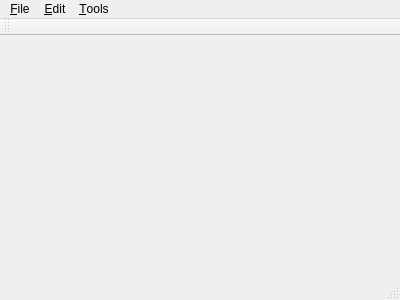
<?xml version="1.0" encoding="UTF-8"?>
<ui version="4.0">
 <class>BinGrokWindow</class>
 <widget class="QMainWindow" name="BinGrokWindow">
  <property name="geometry">
   <rect>
    <x>0</x>
    <y>0</y>
    <width>400</width>
    <height>300</height>
   </rect>
  </property>
  <property name="windowTitle">
   <string>BinGrok</string>
  </property>
  <widget class="QWidget" name="centralWidget"/>
  <widget class="QMenuBar" name="menuBar">
   <property name="geometry">
    <rect>
     <x>0</x>
     <y>0</y>
     <width>400</width>
     <height>27</height>
    </rect>
   </property>
   <widget class="QMenu" name="menu_File">
    <property name="title">
     <string>&amp;File</string>
    </property>
    <widget class="QMenu" name="menuOpen_Recent">
     <property name="enabled">
      <bool>false</bool>
     </property>
     <property name="title">
      <string>Open Recent</string>
     </property>
    </widget>
    <addaction name="action_New"/>
    <addaction name="action_Open"/>
    <addaction name="menuOpen_Recent"/>
    <addaction name="separator"/>
    <addaction name="action_Save"/>
    <addaction name="action_SaveAs"/>
   </widget>
   <widget class="QMenu" name="menu_Edit">
    <property name="title">
     <string>&amp;Edit</string>
    </property>
    <addaction name="action_Undo"/>
    <addaction name="action_Redo"/>
    <addaction name="separator"/>
    <addaction name="action_Cut"/>
    <addaction name="action_Copy"/>
    <addaction name="action_Paste"/>
    <addaction name="action_SelectAll"/>
    <addaction name="separator"/>
    <addaction name="action_Find"/>
    <addaction name="action_Replace"/>
    <addaction name="separator"/>
    <addaction name="action_Options"/>
   </widget>
   <widget class="QMenu" name="menuTools">
    <property name="title">
     <string>&amp;Tools</string>
    </property>
    <addaction name="action_Struct_Editor"/>
   </widget>
   <addaction name="menu_File"/>
   <addaction name="menu_Edit"/>
   <addaction name="menuTools"/>
  </widget>
  <widget class="QToolBar" name="mainToolBar">
   <attribute name="toolBarArea">
    <enum>TopToolBarArea</enum>
   </attribute>
   <attribute name="toolBarBreak">
    <bool>false</bool>
   </attribute>
  </widget>
  <widget class="QStatusBar" name="statusBar"/>
  <action name="action_New">
   <property name="text">
    <string>&amp;New</string>
   </property>
   <property name="shortcut">
    <string>Ctrl+N</string>
   </property>
  </action>
  <action name="action_Open">
   <property name="text">
    <string>&amp;Open</string>
   </property>
   <property name="shortcut">
    <string>Ctrl+O</string>
   </property>
  </action>
  <action name="action_Save">
   <property name="enabled">
    <bool>false</bool>
   </property>
   <property name="text">
    <string>&amp;Save</string>
   </property>
   <property name="shortcut">
    <string>Ctrl+S</string>
   </property>
  </action>
  <action name="action_SaveAs">
   <property name="enabled">
    <bool>false</bool>
   </property>
   <property name="text">
    <string>Save &amp;as</string>
   </property>
   <property name="shortcut">
    <string>Ctrl+Shift+S</string>
   </property>
  </action>
  <action name="actionAsdf">
   <property name="text">
    <string>asdf</string>
   </property>
  </action>
  <action name="action_Cut">
   <property name="enabled">
    <bool>false</bool>
   </property>
   <property name="text">
    <string>Cu&amp;t</string>
   </property>
   <property name="shortcut">
    <string>Ctrl+X</string>
   </property>
  </action>
  <action name="action_Copy">
   <property name="enabled">
    <bool>false</bool>
   </property>
   <property name="text">
    <string>&amp;Copy</string>
   </property>
   <property name="shortcut">
    <string>Ctrl+C</string>
   </property>
  </action>
  <action name="action_Paste">
   <property name="enabled">
    <bool>false</bool>
   </property>
   <property name="text">
    <string>&amp;Paste</string>
   </property>
   <property name="shortcut">
    <string>Ctrl+V</string>
   </property>
  </action>
  <action name="action_SelectAll">
   <property name="enabled">
    <bool>false</bool>
   </property>
   <property name="text">
    <string>&amp;Select All</string>
   </property>
   <property name="shortcut">
    <string>Ctrl+A</string>
   </property>
  </action>
  <action name="action_Undo">
   <property name="enabled">
    <bool>false</bool>
   </property>
   <property name="text">
    <string>&amp;Undo</string>
   </property>
   <property name="shortcut">
    <string>Ctrl+Z</string>
   </property>
  </action>
  <action name="action_Redo">
   <property name="enabled">
    <bool>false</bool>
   </property>
   <property name="text">
    <string>Re&amp;do</string>
   </property>
   <property name="shortcut">
    <string>Ctrl+Shift+Z</string>
   </property>
  </action>
  <action name="action_Find">
   <property name="enabled">
    <bool>false</bool>
   </property>
   <property name="text">
    <string>&amp;Find</string>
   </property>
   <property name="shortcut">
    <string>Ctrl+F</string>
   </property>
  </action>
  <action name="action_Replace">
   <property name="enabled">
    <bool>false</bool>
   </property>
   <property name="text">
    <string>&amp;Replace</string>
   </property>
   <property name="shortcut">
    <string>Ctrl+Shift+F</string>
   </property>
  </action>
  <action name="action_Struct_Editor">
   <property name="text">
    <string>&amp;Struct Editor</string>
   </property>
   <property name="shortcut">
    <string>Ctrl+E</string>
   </property>
  </action>
  <action name="action_Options">
   <property name="text">
    <string>&amp;Options</string>
   </property>
  </action>
 </widget>
 <layoutdefault spacing="6" margin="11"/>
 <resources/>
 <connections/>
</ui>
